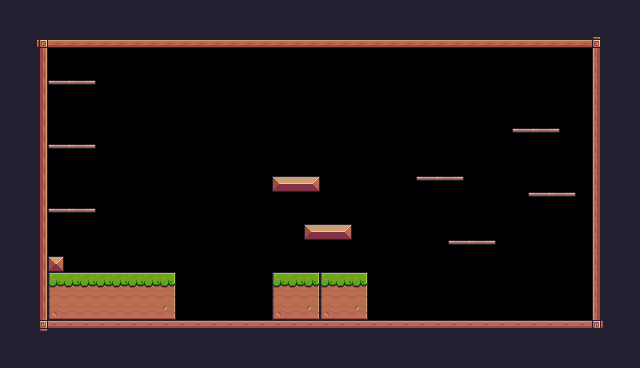

Below is a game level as drawn by its tile map, then a one-line description and the .tmx file that defines it, in full:
An orthogonal 40x23 tile map with 16x16 px tiles, 1 tile layer (background) and 18 objects (8x platform, player).

<map version="1.10" tiledversion="1.10.2" orientation="orthogonal" renderorder="right-down" width="40" height="23" tilewidth="16" tileheight="16" infinite="0" nextlayerid="4" nextobjectid="40">
 <tileset firstgid="1" source="dino.tsx" />
 <layer id="1" name="background" width="40" height="23">
  <data encoding="csv">
24,24,24,24,24,24,24,24,24,24,24,24,24,24,24,24,24,24,24,24,24,24,24,24,24,24,24,24,24,24,24,24,24,24,24,24,24,24,24,24,
24,24,24,24,24,24,24,24,24,24,24,24,24,24,24,24,24,24,24,24,24,24,24,24,24,24,24,24,24,24,24,24,24,24,24,24,24,24,24,24,
24,24,92,134,134,134,134,134,134,134,134,134,134,134,134,134,134,134,134,134,134,134,134,134,134,134,134,134,134,134,134,134,134,134,134,134,134,93,24,24,
24,24,113,0,0,0,0,0,0,0,0,0,0,0,0,0,0,0,0,0,0,0,0,0,0,0,0,0,0,0,0,0,0,0,0,0,0,111,24,24,
24,24,113,0,0,0,0,0,0,0,0,0,0,0,0,0,0,0,0,0,0,0,0,0,0,0,0,0,0,0,0,0,0,0,0,0,0,111,24,24,
24,24,113,40,41,42,0,0,0,0,0,0,0,0,0,0,0,0,0,0,0,0,0,0,0,0,0,0,0,0,0,0,0,0,0,0,0,111,24,24,
24,24,113,0,0,0,0,0,0,0,0,0,0,0,0,0,0,0,0,0,0,0,0,0,0,0,0,0,0,0,0,0,0,0,0,0,0,111,24,24,
24,24,113,0,0,0,0,0,0,0,0,0,0,0,0,0,0,0,0,0,0,0,0,0,0,0,0,0,0,0,0,0,0,0,0,0,0,111,24,24,
24,24,113,0,0,0,0,0,0,0,0,0,0,0,0,0,0,0,0,0,0,0,0,0,0,0,0,0,0,0,0,0,40,41,42,0,0,111,24,24,
24,24,113,40,41,42,0,0,0,0,0,0,0,0,0,0,0,0,0,0,0,0,0,0,0,0,0,0,0,0,0,0,0,0,0,0,0,111,24,24,
24,24,113,0,0,0,0,0,0,0,0,0,0,0,0,0,0,0,0,0,0,0,0,0,0,0,0,0,0,0,0,0,0,0,0,0,0,111,24,24,
24,24,113,0,0,0,0,0,0,0,0,0,0,0,0,0,0,13,14,15,0,0,0,0,0,0,40,41,42,0,0,0,0,0,0,0,0,111,24,24,
24,24,113,0,0,0,0,0,0,0,0,0,0,0,0,0,0,0,0,0,0,0,0,0,0,0,0,0,0,0,0,0,0,40,41,42,0,111,24,24,
24,24,113,40,41,42,0,0,0,0,0,0,0,0,0,0,0,0,0,0,0,0,0,0,0,0,0,0,0,0,0,0,0,0,0,0,0,111,24,24,
24,24,113,0,0,0,0,0,0,0,0,0,0,0,0,0,0,0,0,13,14,15,0,0,0,0,0,0,0,0,0,0,0,0,0,0,0,111,24,24,
24,24,113,0,0,0,0,0,0,0,0,0,0,0,0,0,0,0,0,0,0,0,0,0,0,0,0,0,40,41,42,0,0,0,0,0,0,111,24,24,
24,24,113,35,0,0,0,0,0,0,0,0,0,0,0,0,0,0,0,0,0,0,0,0,0,0,0,0,0,0,0,0,0,0,0,0,0,111,24,24,
24,24,113,7,8,8,8,8,8,8,9,0,0,0,0,0,0,7,8,9,7,8,9,0,0,0,0,0,0,0,0,0,0,0,0,0,0,111,24,24,
24,24,113,29,30,30,30,30,30,30,31,0,0,0,0,0,0,29,30,31,29,30,31,0,0,0,0,0,0,0,0,0,0,0,0,0,0,111,24,24,
24,24,113,51,52,52,52,52,52,52,53,0,0,0,0,0,0,51,52,53,51,52,53,0,0,0,0,0,0,0,0,0,0,0,0,0,0,111,24,24,
24,24,114,90,90,90,90,90,90,90,90,90,90,90,90,90,90,90,90,90,90,90,90,90,90,90,90,90,90,90,90,90,90,90,90,90,90,115,24,24,
24,24,24,24,24,24,24,24,24,24,24,24,24,24,24,24,24,24,24,24,24,24,24,24,24,24,24,24,24,24,24,24,24,24,24,24,24,24,24,24,
24,24,24,24,24,24,24,24,24,24,24,24,24,24,24,24,24,24,24,24,24,24,24,24,24,24,24,24,24,24,24,24,24,24,24,24,24,24,24,24
</data>
 </layer>
 <objectgroup id="3" name="collisions">
  <object id="4" x="32" y="48" width="16" height="288" />
  <object id="5" x="32" y="320" width="576" height="16" />
  <object id="6" x="592" y="48" width="16" height="288" />
  <object id="7" x="32" y="32" width="576" height="16" />
  <object id="11" x="272" y="272" width="96" height="48" />
  <object id="14" x="48" y="256" width="16" height="16" />
  <object id="15" x="48" y="272" width="128" height="48" />
  <object id="16" x="304" y="224" width="48" height="16" />
  <object id="17" x="272" y="176" width="48" height="16" />
  <object id="18" type="platform" x="416" y="176" width="48" height="16" />
  <object id="19" type="platform" x="416" y="176" width="48" height="16" />
  <object id="20" type="platform" x="448" y="240" width="48" height="16" />
  <object id="24" type="platform" x="528" y="192" width="48" height="16" />
  <object id="25" type="platform" x="512" y="128" width="48" height="16" />
  <object id="27" type="platform" x="48" y="80" width="48" height="16" />
  <object id="29" type="platform" x="48" y="144" width="48" height="16" />
  <object id="31" type="platform" x="48" y="208" width="48" height="16" />
 </objectgroup>
 <objectgroup id="2" name="spawnPoints">
  <object id="3" name="player" type="player" x="208" y="272" width="32" height="32" />
 </objectgroup>
</map>